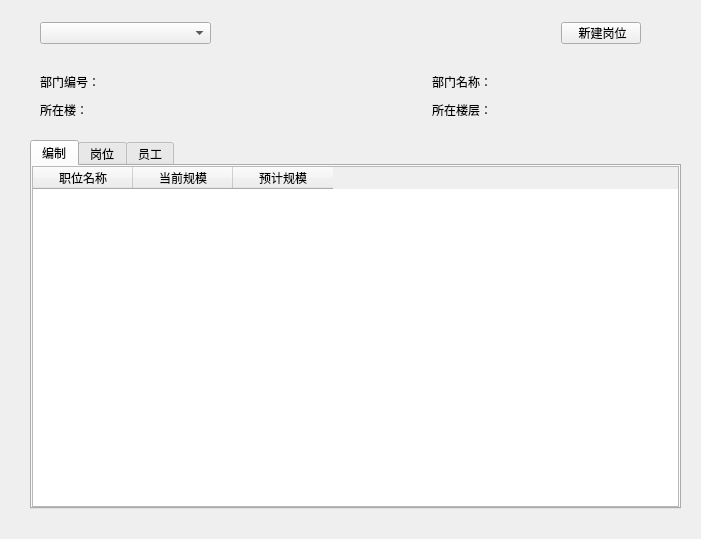
<?xml version="1.0" encoding="UTF-8"?>
<ui version="4.0">
 <class>Dept_Pos</class>
 <widget class="QWidget" name="Dept_Pos">
  <property name="geometry">
   <rect>
    <x>0</x>
    <y>0</y>
    <width>701</width>
    <height>539</height>
   </rect>
  </property>
  <property name="windowTitle">
   <string>Form</string>
  </property>
  <property name="styleSheet">
   <string notr="true">\</string>
  </property>
  <layout class="QVBoxLayout" name="verticalLayout">
   <property name="spacing">
    <number>15</number>
   </property>
   <property name="sizeConstraint">
    <enum>QLayout::SetDefaultConstraint</enum>
   </property>
   <property name="leftMargin">
    <number>30</number>
   </property>
   <property name="topMargin">
    <number>15</number>
   </property>
   <property name="rightMargin">
    <number>20</number>
   </property>
   <property name="bottomMargin">
    <number>30</number>
   </property>
   <item>
    <widget class="QWidget" name="widget_2" native="true">
     <property name="minimumSize">
      <size>
       <width>0</width>
       <height>36</height>
      </size>
     </property>
     <property name="maximumSize">
      <size>
       <width>16777215</width>
       <height>36</height>
      </size>
     </property>
     <layout class="QHBoxLayout" name="horizontalLayout_4">
      <property name="spacing">
       <number>0</number>
      </property>
      <property name="leftMargin">
       <number>10</number>
      </property>
      <property name="topMargin">
       <number>0</number>
      </property>
      <property name="rightMargin">
       <number>0</number>
      </property>
      <property name="bottomMargin">
       <number>0</number>
      </property>
      <item>
       <widget class="QComboBox" name="comboBox">
        <property name="sizePolicy">
         <sizepolicy hsizetype="Fixed" vsizetype="Fixed">
          <horstretch>0</horstretch>
          <verstretch>0</verstretch>
         </sizepolicy>
        </property>
        <property name="minimumSize">
         <size>
          <width>171</width>
          <height>21</height>
         </size>
        </property>
       </widget>
      </item>
      <item>
       <spacer name="horizontalSpacer_3">
        <property name="orientation">
         <enum>Qt::Horizontal</enum>
        </property>
        <property name="sizeType">
         <enum>QSizePolicy::Expanding</enum>
        </property>
        <property name="sizeHint" stdset="0">
         <size>
          <width>339</width>
          <height>20</height>
         </size>
        </property>
       </spacer>
      </item>
      <item>
       <widget class="QPushButton" name="addButton">
        <property name="sizePolicy">
         <sizepolicy hsizetype="Fixed" vsizetype="Expanding">
          <horstretch>0</horstretch>
          <verstretch>0</verstretch>
         </sizepolicy>
        </property>
        <property name="minimumSize">
         <size>
          <width>80</width>
          <height>22</height>
         </size>
        </property>
        <property name="maximumSize">
         <size>
          <width>80</width>
          <height>22</height>
         </size>
        </property>
        <property name="styleSheet">
         <string notr="true"/>
        </property>
        <property name="text">
         <string> 新建岗位</string>
        </property>
       </widget>
      </item>
      <item>
       <spacer name="horizontalSpacer_6">
        <property name="orientation">
         <enum>Qt::Horizontal</enum>
        </property>
        <property name="sizeType">
         <enum>QSizePolicy::Fixed</enum>
        </property>
        <property name="sizeHint" stdset="0">
         <size>
          <width>40</width>
          <height>20</height>
         </size>
        </property>
       </spacer>
      </item>
     </layout>
    </widget>
   </item>
   <item>
    <widget class="QWidget" name="widget" native="true">
     <layout class="QGridLayout" name="gridLayout">
      <property name="leftMargin">
       <number>10</number>
      </property>
      <property name="topMargin">
       <number>5</number>
      </property>
      <property name="rightMargin">
       <number>5</number>
      </property>
      <property name="bottomMargin">
       <number>5</number>
      </property>
      <property name="horizontalSpacing">
       <number>5</number>
      </property>
      <property name="verticalSpacing">
       <number>7</number>
      </property>
      <item row="0" column="3" colspan="2">
       <widget class="QLabel" name="name_lab">
        <property name="sizePolicy">
         <sizepolicy hsizetype="Fixed" vsizetype="Fixed">
          <horstretch>0</horstretch>
          <verstretch>0</verstretch>
         </sizepolicy>
        </property>
        <property name="minimumSize">
         <size>
          <width>221</width>
          <height>21</height>
         </size>
        </property>
        <property name="text">
         <string>部门名称：</string>
        </property>
       </widget>
      </item>
      <item row="0" column="0">
       <widget class="QLabel" name="num_lab">
        <property name="sizePolicy">
         <sizepolicy hsizetype="Fixed" vsizetype="Fixed">
          <horstretch>0</horstretch>
          <verstretch>0</verstretch>
         </sizepolicy>
        </property>
        <property name="minimumSize">
         <size>
          <width>151</width>
          <height>21</height>
         </size>
        </property>
        <property name="text">
         <string>部门编号：</string>
        </property>
       </widget>
      </item>
      <item row="1" column="0" colspan="2">
       <widget class="QLabel" name="build_lab">
        <property name="sizePolicy">
         <sizepolicy hsizetype="Fixed" vsizetype="Fixed">
          <horstretch>0</horstretch>
          <verstretch>0</verstretch>
         </sizepolicy>
        </property>
        <property name="minimumSize">
         <size>
          <width>171</width>
          <height>21</height>
         </size>
        </property>
        <property name="text">
         <string>所在楼：</string>
        </property>
       </widget>
      </item>
      <item row="1" column="2">
       <spacer name="horizontalSpacer">
        <property name="orientation">
         <enum>Qt::Horizontal</enum>
        </property>
        <property name="sizeHint" stdset="0">
         <size>
          <width>211</width>
          <height>20</height>
         </size>
        </property>
       </spacer>
      </item>
      <item row="0" column="1" colspan="2">
       <spacer name="horizontalSpacer_2">
        <property name="orientation">
         <enum>Qt::Horizontal</enum>
        </property>
        <property name="sizeHint" stdset="0">
         <size>
          <width>207</width>
          <height>20</height>
         </size>
        </property>
       </spacer>
      </item>
      <item row="1" column="5">
       <spacer name="horizontalSpacer_4">
        <property name="orientation">
         <enum>Qt::Horizontal</enum>
        </property>
        <property name="sizeHint" stdset="0">
         <size>
          <width>20</width>
          <height>20</height>
         </size>
        </property>
       </spacer>
      </item>
      <item row="1" column="3" colspan="2">
       <widget class="QLabel" name="floor_lab">
        <property name="sizePolicy">
         <sizepolicy hsizetype="Fixed" vsizetype="Fixed">
          <horstretch>0</horstretch>
          <verstretch>0</verstretch>
         </sizepolicy>
        </property>
        <property name="minimumSize">
         <size>
          <width>111</width>
          <height>21</height>
         </size>
        </property>
        <property name="text">
         <string>所在楼层：</string>
        </property>
       </widget>
      </item>
      <item row="0" column="5">
       <spacer name="horizontalSpacer_5">
        <property name="orientation">
         <enum>Qt::Horizontal</enum>
        </property>
        <property name="sizeHint" stdset="0">
         <size>
          <width>20</width>
          <height>20</height>
         </size>
        </property>
       </spacer>
      </item>
     </layout>
    </widget>
   </item>
   <item>
    <widget class="QTabWidget" name="tabWidget">
     <property name="styleSheet">
      <string notr="true"/>
     </property>
     <property name="currentIndex">
      <number>0</number>
     </property>
     <widget class="QWidget" name="tab">
      <property name="styleSheet">
       <string notr="true"/>
      </property>
      <attribute name="title">
       <string>编制</string>
      </attribute>
      <layout class="QHBoxLayout" name="horizontalLayout">
       <property name="spacing">
        <number>0</number>
       </property>
       <property name="leftMargin">
        <number>0</number>
       </property>
       <property name="topMargin">
        <number>0</number>
       </property>
       <property name="rightMargin">
        <number>0</number>
       </property>
       <property name="bottomMargin">
        <number>0</number>
       </property>
       <item>
        <widget class="QTableWidget" name="auth_table">
         <property name="styleSheet">
          <string notr="true"/>
         </property>
         <column>
          <property name="text">
           <string>职位名称</string>
          </property>
         </column>
         <column>
          <property name="text">
           <string>当前规模</string>
          </property>
         </column>
         <column>
          <property name="text">
           <string>预计规模</string>
          </property>
         </column>
        </widget>
       </item>
      </layout>
     </widget>
     <widget class="QWidget" name="tab_2">
      <attribute name="title">
       <string>岗位</string>
      </attribute>
      <layout class="QHBoxLayout" name="horizontalLayout_2">
       <property name="spacing">
        <number>0</number>
       </property>
       <property name="leftMargin">
        <number>0</number>
       </property>
       <property name="topMargin">
        <number>0</number>
       </property>
       <property name="rightMargin">
        <number>0</number>
       </property>
       <property name="bottomMargin">
        <number>0</number>
       </property>
       <item>
        <widget class="QTableWidget" name="post_table">
         <column>
          <property name="text">
           <string>职位编号</string>
          </property>
         </column>
         <column>
          <property name="text">
           <string>职位名称</string>
          </property>
         </column>
         <column>
          <property name="text">
           <string>职位类型</string>
          </property>
         </column>
         <column>
          <property name="text">
           <string>职位等级</string>
          </property>
         </column>
         <column>
          <property name="text">
           <string>操作</string>
          </property>
         </column>
        </widget>
       </item>
      </layout>
     </widget>
     <widget class="QWidget" name="tab_3">
      <attribute name="title">
       <string>员工</string>
      </attribute>
      <layout class="QHBoxLayout" name="horizontalLayout_3">
       <property name="spacing">
        <number>0</number>
       </property>
       <property name="leftMargin">
        <number>0</number>
       </property>
       <property name="topMargin">
        <number>0</number>
       </property>
       <property name="rightMargin">
        <number>0</number>
       </property>
       <property name="bottomMargin">
        <number>0</number>
       </property>
       <item>
        <widget class="QTableWidget" name="staff_table">
         <column>
          <property name="text">
           <string>员工号</string>
          </property>
         </column>
         <column>
          <property name="text">
           <string>当前职位编号</string>
          </property>
         </column>
         <column>
          <property name="text">
           <string>当前所在城市</string>
          </property>
         </column>
         <column>
          <property name="text">
           <string>入职时间</string>
          </property>
         </column>
        </widget>
       </item>
      </layout>
     </widget>
    </widget>
   </item>
  </layout>
 </widget>
 <resources/>
 <connections/>
</ui>
